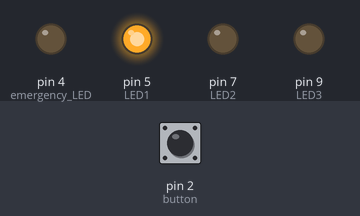
A sketch run on a simulated Arduino Uno, built with avr-gcc and run on an emulated ATmega328P. On the bench: output pins drawn as LEDs (lit = HIGH). Inputs (shaded band) come from the test bench; at power-on: pin 2 (button) HIGH.

Above: at 1.2 s.
1.3 s: pin 2 (button) pulled LOW for 0.15 s
At 3.4 s:
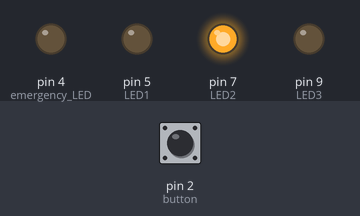
4.4 s: pin 2 (button) pulled LOW for 3.2 s
At 5.2 s:
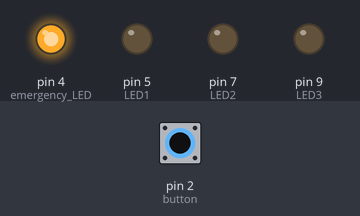
10.6 s: pin 2 (button) pulled LOW for 1 s
At 13.4 s:
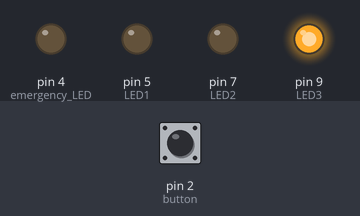
Timing chart, 0 to 20.6 s (numbered marks = the images above; inputs shaded):
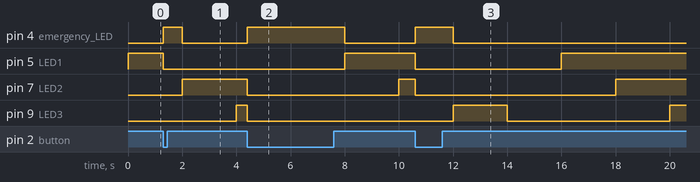

The sketch:

Interrupt.ino
```cpp
int button = 2;
int LED1 = 5;
int LED2 = 7;
int LED3 = 9;
int emergency_LED = 4;

void setup() {
  // put your setup code here, to run once:
  pinMode(button, INPUT_PULLUP);
  pinMode(LED1, OUTPUT);
  pinMode(LED2, OUTPUT);
  pinMode(LED3, OUTPUT);
  pinMode(emergency_LED, OUTPUT);
  attachInterrupt(digitalPinToInterrupt(button), pressInterrupt, LOW);

  Serial.begin(9600);
  digitalWrite(emergency_LED, LOW);
  digitalWrite(LED1, LOW);
  digitalWrite(LED2, LOW);
  digitalWrite(LED3, LOW);
}
void loop() {
    light_up();
}

void light_up(){
    digitalWrite(emergency_LED, LOW);
    digitalWrite(LED1, HIGH);
    delay(2000);
    digitalWrite(LED2, HIGH);
    digitalWrite(emergency_LED, LOW);
    delay(2000);
    digitalWrite(LED3, HIGH);
    digitalWrite(emergency_LED, LOW);
    delay(2000);
    digitalWrite(LED1, LOW);
    digitalWrite(LED2, LOW);
    digitalWrite(LED3, LOW);
    digitalWrite(emergency_LED, LOW);
    delay(2000);
}

void pressInterrupt(){
    digitalWrite(emergency_LED, HIGH);
    digitalWrite(LED1, LOW);
    digitalWrite(LED2, LOW);
    digitalWrite(LED3, LOW);

}
```

Measured:
- after the input at 1.3 s, pin 4 (emergency_LED): LOW → HIGH at once, → LOW 0.70 s later; pin 5 (LED1): HIGH → LOW at once
- after the input at 4.4 s, pin 4 (emergency_LED): LOW → HIGH at once, → LOW 3.6 s later; pin 9 (LED3): HIGH → LOW after 0.00 s instead of 1.6 s
- after the input at 10.6 s, pin 4 (emergency_LED): LOW → HIGH at once, → LOW 1.4 s later
